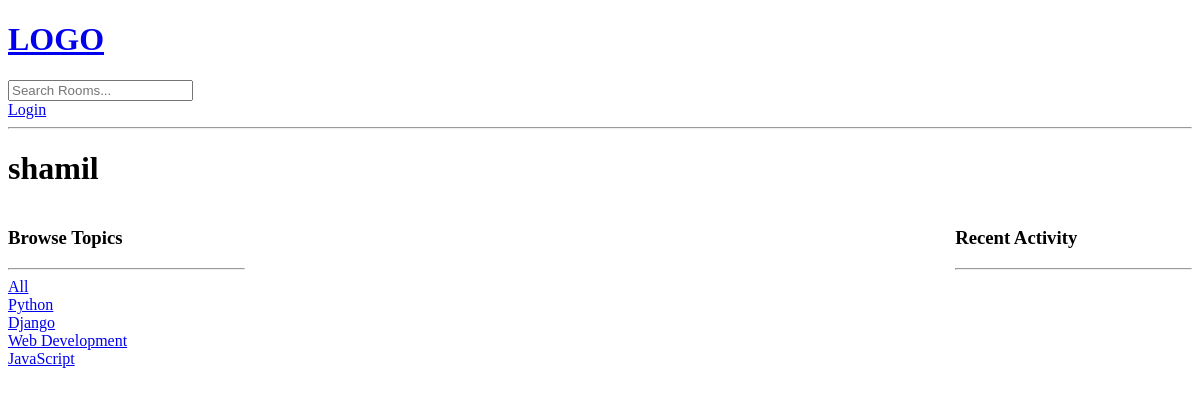
/profile/3/, run on an earlier commit of the app's database.
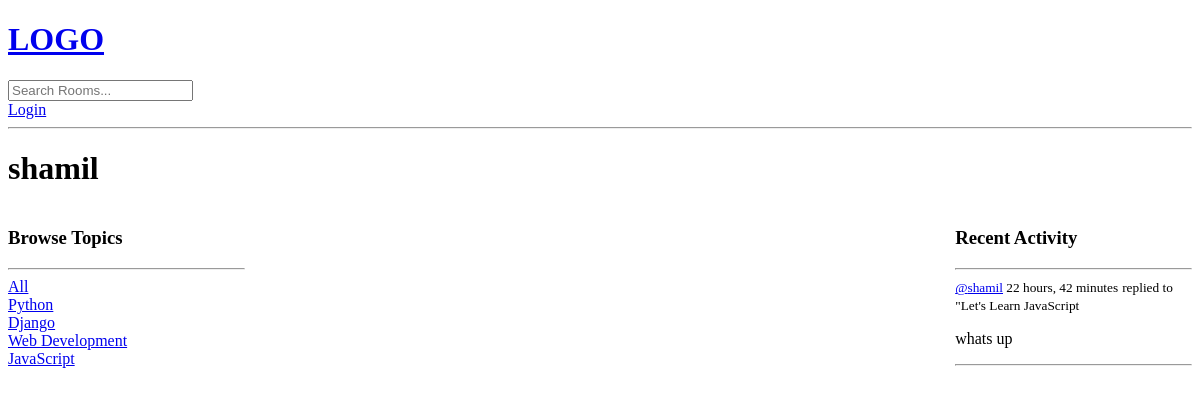
And on a later commit of the database.
### base/models.py (models this page shows, shortened)
class Topic(models.Model):
    name = models.CharField(max_length=200)

class Message(models.Model):
    user = models.ForeignKey(User, on_delete=models.CASCADE)
    room = models.ForeignKey(Room, on_delete=models.CASCADE)
    body = models.TextField()
    updated = models.DateTimeField(auto_now=True)
    created = models.DateTimeField(auto_now_add=True)
    class Meta:
        ordering = ['-updated', '-created']
    def __str__(self):
        return self.body[0:50]

class Room(models.Model):
    host = models.ForeignKey(User, on_delete=models.SET_NULL, null=True)
    topic = models.ForeignKey(Topic, on_delete=models.SET_NULL, null=True)
    name = models.CharField(max_length=200)
    description = models.TextField(null=True, blank=True)
    participants = models.ManyToManyField(User, related_name='participants', blank=True)
    updated = models.DateTimeField(auto_now=True)
    created = models.DateTimeField(auto_now_add=True)
    class Meta:
        ordering = ['-updated', '-created']
    def __str__(self):
        return self.name

### base/views.py (the view)
# urls.py: path('profile/<str:pk>/', views.userProfile, name="user-profile"),
def userProfile(request, pk):
    user = User.objects.get(id=pk)
    rooms = user.room_set.all()
    room_messages = user.message_set.all()
    topics = Topic.objects.all()
    context = {'user': user, 'rooms': rooms, 'room_messages': room_messages, 'topics': topics}
    return render(request, 'base/profile.html', context)

### base/templates/base/profile.html (shortened to what this page needs)
{% extends 'main.html' %}
{% block content %}
<h1>{{user.username}}</h1>
<div class ="profile-container">
    <div>
        {% include 'base/topics_component.html' %}
    </div>
    <div>
    </div>
    <div>
        {% include 'base/activity_component.html' %}
    </div>
</div>
{% endblock content %}

### templates/main.html (shortened to what this page needs)
<!DOCTYPE html>
<html>
<head>
</head>
<body>
    {% include 'navbar.html' %}
    {% block content %}
    {% endblock %}
</body>
</html>

### templates/navbar.html
<a href="/">
    <h1>LOGO</h1>
</a>
<form method="GET" action="{% url 'home' %}">
    <input type="text" name="q" placeholder="Search Rooms..." />
</form>
{% if request.user.is_authenticated %}
<p>Hello {{request.user}}</p>
<a href="{% url 'logout' %}">Logout</a>
{% else %}
<a href="{% url 'login' %}">Login</a>
{% endif %}
<hr>

### base/templates/base/topics_component.html
<h3>Browse Topics</h3>
<hr>
<div>
    <a href="{% url 'home' %}">All</a>
</div>
{% for topic in topics %}
    <div>
        <a href="{% url 'home' %}?q={{topic.name}}">{{topic.name}}</a>
    </div>
{% endfor %}

### base/templates/base/activity_component.html (shortened to what this page needs)
<h3>Recent Activity</h3>
<hr>
{% for message in room_messages %}
    <div>
        <small><a href = "{% url 'user-profile' message.user.id %}">@{{message.user}}</a>   {{message.created|timesince}}</small>
        <small>replied to "{{message.room}}</small>
        <p>{{message}}</p>
        <hr>
    </div>
{% endfor %}

### base/templates/base/profile.html (style rules this page uses)
.profile-container { display: grid; grid-template-columns: 1fr 3fr 1fr; }

What changed in the data, as far as the page shows it:
added Message: user "shamil", created "22 hours, 42 minutes", room "Let's Learn JavaScript", body "whats up"
